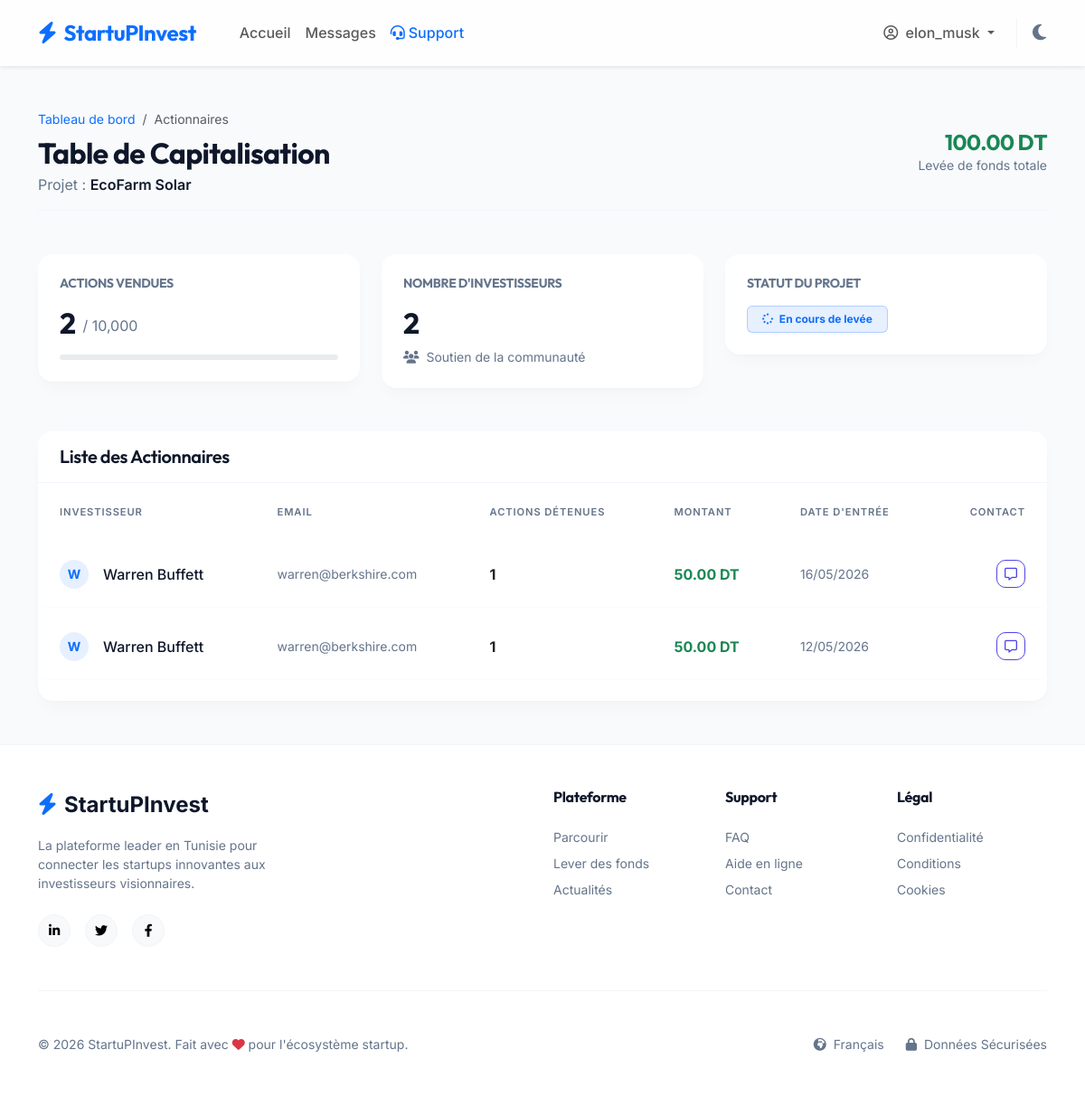
The app's page /public/startuper/investors?project_id=2 (signed in) with its own data.
### tables this page shows
CREATE TABLE `projects` (
  `id` int NOT NULL AUTO_INCREMENT,
  `startuper_id` int NOT NULL,
  `titre` varchar(255) NOT NULL,
  `description` text NOT NULL,
  `secteur` varchar(100) NOT NULL,
  `nb_actions` int NOT NULL,
  `prix_unitaire` decimal(10,2) NOT NULL,
  `date_limite` date NOT NULL,
  `business_plan_path` varchar(255) DEFAULT NULL,
  `image_path` varchar(255) DEFAULT NULL,
  `statut` enum('en_attente','actif','suspendu','cloture','abandonne','rejete') DEFAULT 'en_attente',
  `created_at` timestamp NULL DEFAULT CURRENT_TIMESTAMP,
  PRIMARY KEY (`id`),
  KEY `startuper_id` (`startuper_id`),
  CONSTRAINT `projects_ibfk_1` FOREIGN KEY (`startuper_id`) REFERENCES `users` (`id`) ON DELETE CASCADE
);

CREATE TABLE `investments` (
  `id` int NOT NULL AUTO_INCREMENT,
  `investor_id` int NOT NULL,
  `project_id` int NOT NULL,
  `nb_actions` int NOT NULL,
  `montant_total` decimal(15,2) NOT NULL,
  `date_investissement` timestamp NULL DEFAULT CURRENT_TIMESTAMP,
  PRIMARY KEY (`id`),
  KEY `investor_id` (`investor_id`),
  KEY `project_id` (`project_id`),
  CONSTRAINT `investments_ibfk_1` FOREIGN KEY (`investor_id`) REFERENCES `users` (`id`) ON DELETE CASCADE,
  CONSTRAINT `investments_ibfk_2` FOREIGN KEY (`project_id`) REFERENCES `projects` (`id`) ON DELETE CASCADE
);

CREATE TABLE `users` (
  `id` int NOT NULL AUTO_INCREMENT,
  `nom` varchar(100) NOT NULL,
  `prenom` varchar(100) NOT NULL,
  `cin` varchar(8) DEFAULT NULL,
  `email` varchar(255) NOT NULL,
  `pseudo` varchar(100) NOT NULL,
  `password` varchar(255) NOT NULL,
  `role` enum('startuper','capital_risque','admin') NOT NULL,
  `nom_entreprise` varchar(255) DEFAULT NULL,
  `adresse_entreprise` text,
  `registre_commerce` varchar(100) DEFAULT NULL,
  `created_at` timestamp NULL DEFAULT CURRENT_TIMESTAMP,
  `statut` enum('actif','bloque') DEFAULT 'actif',
  PRIMARY KEY (`id`),
  UNIQUE KEY `email` (`email`),
  UNIQUE KEY `pseudo` (`pseudo`)
);

### app/Controllers/StartuperController.php (called while the page is built, shortened)
<?php
class StartuperController {
    public function investors() {
        $project_id = $_GET['project_id'] ?? null;
        $projectModel = new Project();
        $investmentModel = new \App\Models\Investment();
        $project = $projectModel->getProjectById($project_id);
        $investors = $investmentModel->getInvestorsByProject($project_id);
        $totalSold = $investmentModel->getSoldActionsByProject($project_id);
        $totalRaised = $totalSold * $project['prix_unitaire'];
        require __DIR__ . '/../Views/startuper/investors.php';
    }
}

### config/Database.php (called while the page is built, shortened)
<?php
class Database {
    private static $instance = null;
    private $connection;
    private function __construct() {
        $this->host = getenv('DB_HOST') ?: 'db';
        $this->db_name = getenv('DB_NAME') ?: 'startupinvest';
        $this->username = getenv('DB_USER') ?: 'root';
        $this->password = getenv('DB_PASS') ?: 'root';
        try {
            $this->connection = new PDO("mysql:host=" . $this->host . ";dbname=" . $this->db_name . ";charset=utf8mb4", $this->username, $this->password);
            $this->connection->setAttribute(PDO::ATTR_ERRMODE, PDO::ERRMODE_EXCEPTION);
            $this->connection->setAttribute(PDO::ATTR_DEFAULT_FETCH_MODE, PDO::FETCH_ASSOC);
        } catch(PDOException $exception) {
            echo "Connection error: " . $exception->getMessage();
        }
    }
    public static function getInstance() {
        if(!self::$instance) {
            self::$instance = new Database();
        }
        return self::$instance;
    }
    public function getConnection() {
        return $this->connection;
    }
}
?>

### app/Models/Project.php (called while the page is built, shortened)
<?php
class Project {
    private $conn;
    private $table_name = "projects";
    public function __construct() {
        $this->conn = Database::getInstance()->getConnection();
    }
    public function getProjectById($id) {
        $query = "SELECT p.*, u.nom, u.prenom, u.nom_entreprise
                  FROM " . $this->table_name . " p
                  JOIN users u ON p.startuper_id = u.id
                  WHERE p.id = :id";
        $stmt = $this->conn->prepare($query);
        $stmt->bindParam(":id", $id);
        $stmt->execute();
        return $stmt->fetch(PDO::FETCH_ASSOC);
    }
}

### app/Models/Investment.php (called while the page is built, shortened)
<?php
class Investment {
    private $conn;
    private $table_name = "investments";
    public function __construct() {
        $this->conn = Database::getInstance()->getConnection();
    }
    public function getSoldActionsByProject($project_id) {
        $query = "SELECT SUM(nb_actions) as sold FROM " . $this->table_name . " WHERE project_id = :project_id";
        $stmt = $this->conn->prepare($query);
        $stmt->bindParam(":project_id", $project_id);
        $stmt->execute();
        $result = $stmt->fetch(PDO::FETCH_ASSOC);
        return $result['sold'] ? (int)$result['sold'] : 0;
    }
    public function getInvestorsByProject($project_id) {
        $query = "SELECT i.*, u.nom, u.prenom, u.email, u.pseudo
                  FROM " . $this->table_name . " i
                  JOIN users u ON i.investor_id = u.id
                  WHERE i.project_id = :project_id
                  ORDER BY i.date_investissement DESC";
        $stmt = $this->conn->prepare($query);
        $stmt->bindParam(":project_id", $project_id);
        $stmt->execute();
        return $stmt->fetchAll(PDO::FETCH_ASSOC);
    }
}

### app/Views/startuper/investors.php (the view, shortened to what this page needs)
<?php require_once __DIR__ . '/../layouts/header.php'; ?>
<?php require_once __DIR__ . '/../layouts/navbar.php'; ?>
<main class="container mt-5 flex-grow-1">
    <div class="d-flex justify-content-between align-items-center mb-5 pb-3 border-bottom border-custom">
        <div>
            <nav aria-label="breadcrumb">
                <ol class="breadcrumb mb-2">
                    <li class="breadcrumb-item small"><a href="<?= URLROOT ?>/startuper/dashboard" class="text-decoration-none">Tableau de bord</a></li>
                    <li class="breadcrumb-item active small" aria-current="page">Actionnaires</li>
                </ol>
            </nav>
            <h2 class="fw-bold mb-1">Table de Capitalisation</h2>
            <p class="text-muted-custom mb-0">Projet : <span class="text-main fw-semibold"><?= htmlspecialchars($project['titre']) ?></span></p>
        </div>
        <div class="text-end">
            <h4 class="fw-bold mb-0 text-success"><?= number_format($totalRaised, 2) ?> DT</h4>
            <p class="small text-muted-custom mb-0">Levée de fonds totale</p>
        </div>
    </div>
    <div class="row g-4 mb-5">
        <div class="col-md-4">
            <div class="saas-card border-0 p-4">
                <h6 class="text-muted-custom text-uppercase small fw-bold mb-3">Actions Vendues</h6>
                <div class="d-flex align-items-end">
                    <h2 class="fw-bold mb-0 me-2"><?= number_format($totalSold) ?></h2>
                    <p class="text-muted-custom mb-1">/ <?= number_format($project['nb_actions']) ?></p>
                </div>
                <div class="progress mt-3 bg-bg-color rounded-pill" style="height: 6px;">
                </div>
            </div>
        </div>
        <div class="col-md-4">
            <div class="saas-card border-0 p-4">
                <h6 class="text-muted-custom text-uppercase small fw-bold mb-3">Nombre d'Investisseurs</h6>
                <h2 class="fw-bold mb-0"><?= count($investors) ?></h2>
                <p class="text-muted-custom small mt-2 mb-0"><i class="fa-solid fa-users me-1"></i> Soutien de la communauté</p>
            </div>
        </div>
        <div class="col-md-4">
            <div class="saas-card border-0 p-4">
                <h6 class="text-muted-custom text-uppercase small fw-bold mb-3">Statut du Projet</h6>
                <div class="d-flex align-items-center">
                    <?php if($project['statut'] === 'cloture'): ?>
                        <span class="badge bg-success bg-opacity-10 text-success border border-success border-opacity-25 px-3 py-2">
                            <i class="fa-solid fa-check-double me-1"></i> Financement Réussi
                        </span>
                    <?php else: ?>
                        <span class="badge bg-primary bg-opacity-10 text-primary border border-primary border-opacity-25 px-3 py-2">
                            <i class="fa-solid fa-spinner fa-spin me-1"></i> En cours de levée
                        </span>
                    <?php endif; ?>
                </div>
            </div>
        </div>
    </div>
    <div class="saas-card border-0 overflow-hidden mb-5">
        <div class="bg-surface px-4 py-3 border-bottom border-custom d-flex justify-content-between align-items-center">
            <h5 class="fw-semibold mb-0">Liste des Actionnaires</h5>
        </div>
        <div class="p-0">
            <?php if(empty($investors)): ?>
                <div class="text-center py-5">
                    <p class="text-muted-custom mb-0">Aucun investisseur pour le moment.</p>
                </div>
            <?php else: ?>
                <div class="table-responsive">
                    <table class="table table-saas table-borderless align-middle w-100">
                        <thead>
                            <tr>
                                <th>Investisseur</th>
                                <th>Email</th>
                                <th>Actions Détenues</th>
                                <th>Montant</th>
                                <th>Date d'entrée</th>
                                <th class="text-end">Contact</th>
                            </tr>
                        </thead>
                        <tbody>
                            <?php foreach($investors as $inv): ?>
                            <tr>
                                <td>
                                    <div class="d-flex align-items-center">
                                        <div class="bg-primary bg-opacity-10 text-primary rounded-circle d-flex align-items-center justify-content-center me-3" style="width: 32px; height: 32px;">
                                            <span class="small fw-bold"><?= substr($inv['prenom'], 0, 1) ?></span>
                                        </div>
                                        <span class="fw-medium text-main"><?= htmlspecialchars($inv['prenom'] . ' ' . $inv['nom']) ?></span>
                                    </div>
                                </td>
                                <td class="text-muted-custom small"><?= htmlspecialchars($inv['email']) ?></td>
                                <td class="fw-bold"><?= number_format($inv['nb_actions']) ?></td>
                                <td class="text-success fw-bold"><?= number_format($inv['montant_total'], 2) ?> DT</td>
                                <td class="text-muted-custom small"><?= date('d/m/Y', strtotime($inv['date_investissement'])) ?></td>
                                <td class="text-end">
                                    <a href="<?= URLROOT ?>/messages/chat?project_id=<?= $inv['project_id'] ?>&other_id=<?= $inv['investor_id'] ?>" class="btn btn-sm btn-outline-primary py-1 px-2">
                                        <i class="fa-regular fa-message"></i>
                                    </a>
                                </td>
                            </tr>
                            <?php endforeach; ?>
                        </tbody>
                    </table>
                </div>
            <?php endif; ?>
        </div>
    </div>
</main>
<?php require_once __DIR__ . '/../layouts/footer.php'; ?>

### public/assets/css/index.css (style rules this page uses)
:root { --primary: #4f46e5; --primary-glow: rgba(79, 70, 229, 0.15); --primary-hover: #4338ca; --success: #10b981; --success-hover: #059669; --bg-color: #f8fafc; --surface-color: #ffffff; --text-main: #0f172a; --text-muted: #64748b; --border-color: #f1f5f9; --card-shadow: 0 1px 3px rgba(0,0,0,0.02), 0 10px 20px -5px rgba(0,0,0,0.03); --card-shadow-hover: 0 20px 25px -5px rgba(0, 0, 0, 0.05), 0 10px 10px -5px rgba(0, 0, 0, 0.02); --glass-bg: rgba(255, 255, 255, 0.8); --glass-border: rgba(255, 255, 255, 0.1); }
body { background-color: var(--bg-color); color: var(--text-main); transition: background-color 0.4s cubic-bezier(0.4, 0, 0.2, 1), color 0.4s ease; font-family: 'Inter', sans-serif; min-height: 100vh; display: flex; flex-direction: column; overflow-x: hidden; }
h1, h2, h3, h4, h5, h6, .navbar-brand { font-family: 'Outfit', sans-serif; font-weight: 700; letter-spacing: -0.02em; }
main { animation: fadeUp 0.6s cubic-bezier(0.2, 0.8, 0.2, 1); }
.bg-surface { background-color: var(--surface-color) !important; }
.text-main { color: var(--text-main) !important; }
.text-muted-custom { color: var(--text-muted) !important; }
.border-custom { border-color: var(--border-color) !important; }
.btn-outline-primary { color: var(--primary); border: 1.5px solid var(--primary); border-radius: 10px; font-weight: 600; transition: all 0.3s ease; }
.saas-card { background-color: var(--surface-color); border: 1px solid var(--border-color); border-radius: 16px; box-shadow: var(--card-shadow); transition: all 0.4s cubic-bezier(0.2, 0.8, 0.2, 1); }
.table-saas { border-collapse: separate; border-spacing: 0 8px; }
.table-saas thead th { background: transparent; border: none; color: var(--text-muted); font-weight: 600; text-transform: uppercase; font-size: 0.7rem; letter-spacing: 0.08em; padding: 1rem 1.5rem; }
.table-saas tbody tr { background-color: var(--surface-color); box-shadow: 0 1px 3px rgba(0,0,0,0.02); border-radius: 12px; transition: transform 0.2s ease, box-shadow 0.2s ease; }
.table-saas tbody tr td { border: none; padding: 1.25rem 1.5rem; }
.table-saas tbody tr td:first-child { border-radius: 12px 0 0 12px; }
.table-saas tbody tr td:last-child { border-radius: 0 12px 12px 0; }

### records on screen
projects: titre "EcoFarm Solar", nb_actions "10,000"
investments: investor.prenom "W", investor.nom "Warren Buffett", investor.email "warren@berkshire.com", nb_actions "1", montant_total "50.00", date_investissement "16/05/2026"
investments: investor.prenom "W", investor.nom "Warren Buffett", investor.email "warren@berkshire.com", nb_actions "1", montant_total "50.00", date_investissement "12/05/2026"

### other values on screen
$_SESSION['pseudo'] "elon_musk"
$totalRaised "100.00"
$totalSold "2"
count($investors) "2"
